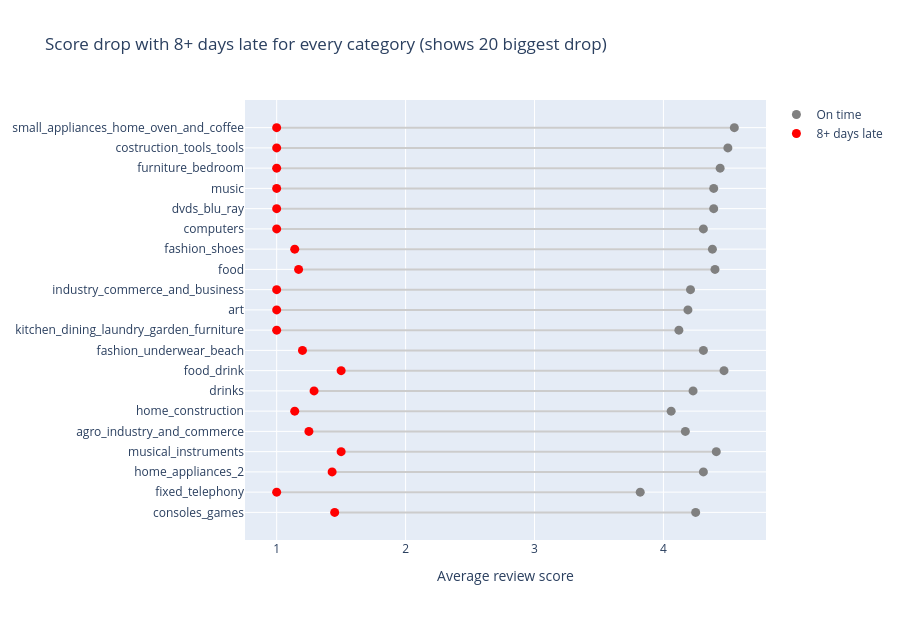

Notebook code for this chart:
### Markdown cell above
## 5. Is it a category artifact?

Per category: average score for on-time orders vs orders 8+ days late (grain: order and category, so a multi-category order counts in each). Only categories with at least 30 reviewed orders in both groups.

### Code cell
cats = q("q06_category_confounders.sql")
cats["delta"] = cats["avg_score_8_plus_days_late"] - cats["avg_score_on_time"]
cats = cats.sort_values("delta").reset_index(drop=True).head(20)   # show only 20 - biggest drop first
n_drop = int((cats["delta"] < 0).sum())

xs, ys = [], []
for _, r in cats.iterrows():
    xs += [r["avg_score_8_plus_days_late"], r["avg_score_on_time"], None]
    ys += [r["category"], r["category"], None]

fig = go.Figure()
fig.add_trace(go.Scatter(x=xs, y=ys, mode="lines", line=dict(color="#cccccc", width=2), showlegend=False))
fig.add_trace(go.Scatter(x=cats["avg_score_on_time"], y=cats["category"], mode="markers",
                         marker=dict(color="grey", size=9), name="On time"))
fig.add_trace(go.Scatter(x=cats["avg_score_8_plus_days_late"], y=cats["category"], mode="markers",
                         marker=dict(color="red", size=9), name="8+ days late"))
fig.update_yaxes(autorange="reversed")
fig.update_xaxes(title="Average review score")
fig.update_layout(title="Score drop with 8+ days late for every category (shows 20 biggest drop)",
                  height=max(400, 24 * len(cats) + 140))
save(fig, "category_dumbbell")

### Figure 1 — Plotly figure (JSON) as saved in the notebook; plotly's stock layout.template omitted (floating-point values rounded to 4 significant figures)
{"data": [{"line": {"color": "#cccccc", "width": 2}, "mode": "lines", "showlegend": false, "type": "scatter", "x": [1, 4.55, null, 1, 4.5, null, 1, 4.44, null, 1, 4.39, null, 1, 4.39, null, 1, 4.31, null, 1.14, 4.38, null, 1.17, 4.4, null, 1, 4.21, null, 1, 4.19, null, 1, 4.12, null, 1.2, 4.31, null, 1.5, 4.47, null, 1.29, 4.23, null, 1.14, 4.06, null, 1.25, 4.17, null, 1.5, 4.41, null, 1.43, 4.31, null, 1, 3.82, null, 1.45, 4.25, null], "y": ["small_appliances_home_oven_and_coffee", "small_appliances_home_oven_and_coffee", null, "costruction_tools_tools", "costruction_tools_tools", null, "furniture_bedroom", "furniture_bedroom", null, "music", "music", null, "dvds_blu_ray", "dvds_blu_ray", null, "computers", "computers", null, "fashion_shoes", "fashion_shoes", null, "food", "food", null, "industry_commerce_and_business", "industry_commerce_and_business", null, "art", "art", null, "kitchen_dining_laundry_garden_furniture", "kitchen_dining_laundry_garden_furniture", null, "fashion_underwear_beach", "fashion_underwear_beach", null, "food_drink", "food_drink", null, "drinks", "drinks", null, "home_construction", "home_construction", null, "agro_industry_and_commerce", "agro_industry_and_commerce", null, "musical_instruments", "musical_instruments", null, "home_appliances_2", "home_appliances_2", null, "fixed_telephony", "fixed_telephony", null, "consoles_games", "consoles_games", null]}, {"marker": {"color": "grey", "size": 9}, "mode": "markers", "name": "On time", "type": "scatter", "x": [4.55, 4.5, 4.44, 4.39, 4.39, 4.31, 4.38, 4.4, 4.21, 4.19, 4.12, 4.31, 4.47, 4.23, 4.06, 4.17, 4.41, 4.31, 3.82, 4.25], "y": ["small_appliances_home_oven_and_coffee", "costruction_tools_tools", "furniture_bedroom", "music", "dvds_blu_ray", "computers", "fashion_shoes", "food", "industry_commerce_and_business", "art", "kitchen_dining_laundry_garden_furniture", "fashion_underwear_beach", "food_drink", "drinks", "home_construction", "agro_industry_and_commerce", "musical_instruments", "home_appliances_2", "fixed_telephony", "consoles_games"]}, {"marker": {"color": "red", "size": 9}, "mode": "markers", "name": "8+ days late", "type": "scatter", "x": [1.0, 1.0, 1.0, 1.0, 1.0, 1.0, 1.14, 1.17, 1.0, 1.0, 1.0, 1.2, 1.5, 1.29, 1.14, 1.25, 1.5, 1.43, 1.0, 1.45], "y": ["small_appliances_home_oven_and_coffee", "costruction_tools_tools", "furniture_bedroom", "music", "dvds_blu_ray", "computers", "fashion_shoes", "food", "industry_commerce_and_business", "art", "kitchen_dining_laundry_garden_furniture", "fashion_underwear_beach", "food_drink", "drinks", "home_construction", "agro_industry_and_commerce", "musical_instruments", "home_appliances_2", "fixed_telephony", "consoles_games"]}], "layout": {"height": 620, "title": {"text": "Score drop with 8+ days late for every category (shows 20 biggest drop)"}, "xaxis": {"title": {"text": "Average review score"}}, "yaxis": {"autorange": "reversed"}}}
